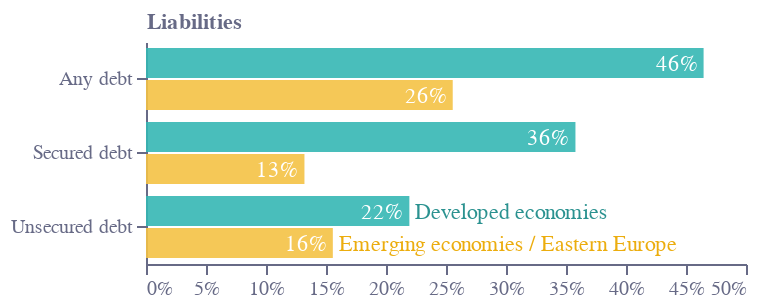

This figure's notebook cell:
### Code cell
base = (
    alt.Chart(f1)
    .encode(tooltip="tooltip:N")
    .transform_calculate(tooltip="datum.Group+' 📈 '+round(datum.Value*100)+'%'")
)
selector2 = [
    "Any debt",
    "Unsecured debt  ",
    "Secured debt",
]
base1 = base.transform_filter(
    alt.FieldOneOfPredicate(field="Variable", oneOf=selector2)
)
bars1 = (
    base1.mark_bar(height=15, opacity=0.9, color=colors["eco-turquiose"], yOffset=-8)
    .encode(x="Value:Q", y=alt.Y("Variable:N"))
    .transform_filter("datum.Group=='Developed economies'")
)
bars2 = (
    base1.mark_bar(height=15, opacity=0.9, color=colors["eco-yellow"], yOffset=8)
    .encode(
        x=alt.X(
            "Value:Q",
            axis=alt.Axis(
                grid=False,
                title="",
                labelColor=colors["eco-gray"],
                titleColor=colors["eco-gray"],
                tickColor=colors["eco-gray"],
                domainColor=colors["eco-gray"],
                format=".0%",
                tickCount=10,
                orient="bottom",
                labelAngle=0,
            ),
        ),
        y=alt.Y(
            "Variable:N",
            axis=alt.Axis(
                grid=False,
                title="Liabilities",
                titleX=0,
                titleY=-5,
                titleBaseline="bottom",
                titleAngle=0,
                titleAlign="left",
                labelColor=colors["eco-gray"],
                titleColor=colors["eco-gray"],
                tickColor=colors["eco-gray"],
                domainColor=colors["eco-gray"],
            ),
        ),
    )
    .transform_filter("datum.Group=='Emerging economies / Eastern Europe'")
)
text1 = bars1.mark_text(dx=-3, dy=-7, align="right").encode(
    text=alt.Text("Value:Q", format=".0%"),
    color=alt.condition(
        datum.Value < 0.08,
        alt.ColorValue(None),
        alt.ColorValue("white"),
    ),
)
text2 = bars2.mark_text(dx=-3, dy=9, align="right").encode(
    text=alt.Text("Value:Q", format=".0%"),
    color=alt.condition(
        datum.Value < 0.08,
        alt.ColorValue(None),
        alt.ColorValue("white"),
    ),
)
labels1 = (
    bars1.mark_text(
        dx=3, dy=-7, align="left", color=scale_lightness(colors["eco-turquiose"], 0.8)
    )
    .encode(
        text="Group:N",
    )
    .transform_filter("datum.Variable=='Unsecured debt  '")
)
labels2 = (
    bars2.mark_text(
        dx=3, dy=9, align="left", color=scale_lightness(colors["eco-yellow"], 0.8)
    )
    .encode(
        text="Group:N",
    )
    .transform_filter("datum.Variable=='Unsecured debt  '")
)

layer2 = (
    (
        (bars1 + bars2 + text1 + text2 + labels1 + labels2).properties(
            height=alt.Step(37), width=300
        )
    )
    .configure_view(stroke=None)
    .properties(title="")
)
layer2.save("visualisation/" + f + "b.json")
layer2

### Figure 1 — Vega-Lite specification as saved in the notebook (floating-point values rounded to 4 significant figures)
{"config": {"view": {"continuousWidth": 400, "continuousHeight": 300, "stroke": null}}, "layer": [{"mark": {"type": "bar", "color": "#36B7B4", "height": 15, "opacity": 0.9, "yOffset": -8}, "encoding": {"tooltip": {"type": "nominal", "field": "tooltip"}, "x": {"type": "quantitative", "field": "Value"}, "y": {"type": "nominal", "field": "Variable"}}, "transform": [{"calculate": "datum.Group+' 📈 '+round(datum.Value*100)+'%'", "as": "tooltip"}, {"filter": {"field": "Variable", "oneOf": ["Any debt", "Unsecured debt  ", "Secured debt"]}}, {"filter": "datum.Group=='Developed economies'"}]}, {"mark": {"type": "bar", "color": "#F4C245", "height": 15, "opacity": 0.9, "yOffset": 8}, "encoding": {"tooltip": {"type": "nominal", "field": "tooltip"}, "x": {"type": "quantitative", "axis": {"domainColor": "#676A86", "format": ".0%", "grid": false, "labelAngle": 0, "labelColor": "#676A86", "orient": "bottom", "tickColor": "#676A86", "tickCount": 10, "title": "", "titleColor": "#676A86"}, "field": "Value"}, "y": {"type": "nominal", "axis": {"domainColor": "#676A86", "grid": false, "labelColor": "#676A86", "tickColor": "#676A86", "title": "Liabilities", "titleAlign": "left", "titleAngle": 0, "titleBaseline": "bottom", "titleColor": "#676A86", "titleX": 0, "titleY": -5}, "field": "Variable"}}, "transform": [{"calculate": "datum.Group+' 📈 '+round(datum.Value*100)+'%'", "as": "tooltip"}, {"filter": {"field": "Variable", "oneOf": ["Any debt", "Unsecured debt  ", "Secured debt"]}}, {"filter": "datum.Group=='Emerging economies / Eastern Europe'"}]}, {"mark": {"type": "text", "align": "right", "dx": -3, "dy": -7}, "encoding": {"color": {"condition": {"value": null, "test": "(datum.Value < 0.08)"}, "value": "white"}, "text": {"type": "quantitative", "field": "Value", "format": ".0%"}, "tooltip": {"type": "nominal", "field": "tooltip"}, "x": {"type": "quantitative", "field": "Value"}, "y": {"type": "nominal", "field": "Variable"}}, "transform": [{"calculate": "datum.Group+' 📈 '+round(datum.Value*100)+'%'", "as": "tooltip"}, {"filter": {"field": "Variable", "oneOf": ["Any debt", "Unsecured debt  ", "Secured debt"]}}, {"filter": "datum.Group=='Developed economies'"}]}, {"mark": {"type": "text", "align": "right", "dx": -3, "dy": 9}, "encoding": {"color": {"condition": {"value": null, "test": "(datum.Value < 0.08)"}, "value": "white"}, "text": {"type": "quantitative", "field": "Value", "format": ".0%"}, "tooltip": {"type": "nominal", "field": "tooltip"}, "x": {"type": "quantitative", "axis": {"domainColor": "#676A86", "format": ".0%", "grid": false, "labelAngle": 0, "labelColor": "#676A86", "orient": "bottom", "tickColor": "#676A86", "tickCount": 10, "title": "", "titleColor": "#676A86"}, "field": "Value"}, "y": {"type": "nominal", "axis": {"domainColor": "#676A86", "grid": false, "labelColor": "#676A86", "tickColor": "#676A86", "title": "Liabilities", "titleAlign": "left", "titleAngle": 0, "titleBaseline": "bottom", "titleColor": "#676A86", "titleX": 0, "titleY": -5}, "field": "Variable"}}, "transform": [{"calculate": "datum.Group+' 📈 '+round(datum.Value*100)+'%'", "as": "tooltip"}, {"filter": {"field": "Variable", "oneOf": ["Any debt", "Unsecured debt  ", "Secured debt"]}}, {"filter": "datum.Group=='Emerging economies / Eastern Europe'"}]}, {"mark": {"type": "text", "align": "left", "color": "#2b9290", "dx": 3, "dy": -7}, "encoding": {"text": {"type": "nominal", "field": "Group"}, "tooltip": {"type": "nominal", "field": "tooltip"}, "x": {"type": "quantitative", "field": "Value"}, "y": {"type": "nominal", "field": "Variable"}}, "transform": [{"calculate": "datum.Group+' 📈 '+round(datum.Value*100)+'%'", "as": "tooltip"}, {"filter": {"field": "Variable", "oneOf": ["Any debt", "Unsecured debt  ", "Secured debt"]}}, {"filter": "datum.Group=='Developed economies'"}, {"filter": "datum.Variable=='Unsecured debt  '"}]}, {"mark": {"type": "text", "align": "left", "color": "#ecad0e", "dx": 3, "dy": 9}, "encoding": {"text": {"type": "nominal", "field": "Group"}, "tooltip": {"type": "nominal", "field": "tooltip"}, "x": {"type": "quantitative", "axis": {"domainColor": "#676A86", "format": ".0%", "grid": false, "labelAngle": 0, "labelColor": "#676A86", "orient": "bottom", "tickColor": "#676A86", "tickCount": 10, "title": "", "titleColor": "#676A86"}, "field": "Value"}, "y": {"type": "nominal", "axis": {"domainColor": "#676A86", "grid": false, "labelColor": "#676A86", "tickColor": "#676A86", "title": "Liabilities", "titleAlign": "left", "titleAngle": 0, "titleBaseline": "bottom", "titleColor": "#676A86", "titleX": 0, "titleY": -5}, "field": "Variable"}}, "transform": [{"calculate": "datum.Group+' 📈 '+round(datum.Value*100)+'%'", "as": "tooltip"}, {"filter": {"field": "Variable", "oneOf": ["Any debt", "Unsecured debt  ", "Secured debt"]}}, {"filter": "datum.Group=='Emerging economies / Eastern Europe'"}, {"filter": "datum.Variable=='Unsecured debt  '"}]}], "data": {"name": "data-0665fe5ed9950a65d98ec6e2fa6f5832"}, "height": {"step": 37}, "title": "", "width": 300, "$schema": "https://vega.github.io/schema/vega-lite/v4.8.1.json", "datasets": {"data-0665fe5ed9950a65d98ec6e2fa6f5832": [{"Group": "Developed economies", "Value": 0.4041, "Variable": "Debt repayment"}, {"Group": "Emerging economies / Eastern Europe", "Value": 0.1188, "Variable": "Debt repayment"}, {"Group": "Emerging economies / Eastern Europe", "Value": 0.9999, "Variable": "Food &\r\nutilities"}, {"Group": "Developed economies", "Value": 0.9988, "Variable": "Food &\r\nutilities"}, {"Group": "Emerging economies / Eastern Europe", "Value": 0.1296, "Variable": "Rent"}, {"Group": "Developed economies", "Value": 0.3729, "Variable": "Rent"}, {"Group": "Developed economies", "Value": 0.8987, "Variable": "Other expenses\r\n(incl. net savings)"}, {"Group": "Emerging economies / Eastern Europe", "Value": 0.6987, "Variable": "Other expenses\r\n(incl. net savings)"}, {"Group": "Developed economies", "Value": 0.4647, "Variable": "Any debt"}, {"Group": "Emerging economies / Eastern Europe", "Value": 0.2556, "Variable": "Any debt"}, {"Group": "Emerging economies / Eastern Europe", "Value": 0.132, "Variable": "Secured debt"}, {"Group": "Developed economies", "Value": 0.3579, "Variable": "Secured debt"}, {"Group": "Developed economies", "Value": 0.2195, "Variable": "Unsecured debt  "}, {"Group": "Emerging economies / Eastern Europe", "Value": 0.1557, "Variable": "Unsecured debt  "}, {"Group": "Developed economies", "Value": 0.495, "Variable": "Illiquid fin. assets"}, {"Group": "Emerging economies / Eastern Europe", "Value": 0.2105, "Variable": "Illiquid fin. assets"}, {"Group": "Developed economies", "Value": 0.9242, "Variable": "Liquid fin. assets"}, {"Group": "Emerging economies / Eastern Europe", "Value": 0.9073, "Variable": "Liquid fin. assets"}, {"Group": "Emerging economies / Eastern Europe", "Value": 0.9669, "Variable": "Physical assets\r\n(incl. real estate)"}, {"Group": "Developed economies", "Value": 0.9116, "Variable": "Physical assets\r\n(incl. real estate)"}]}}
